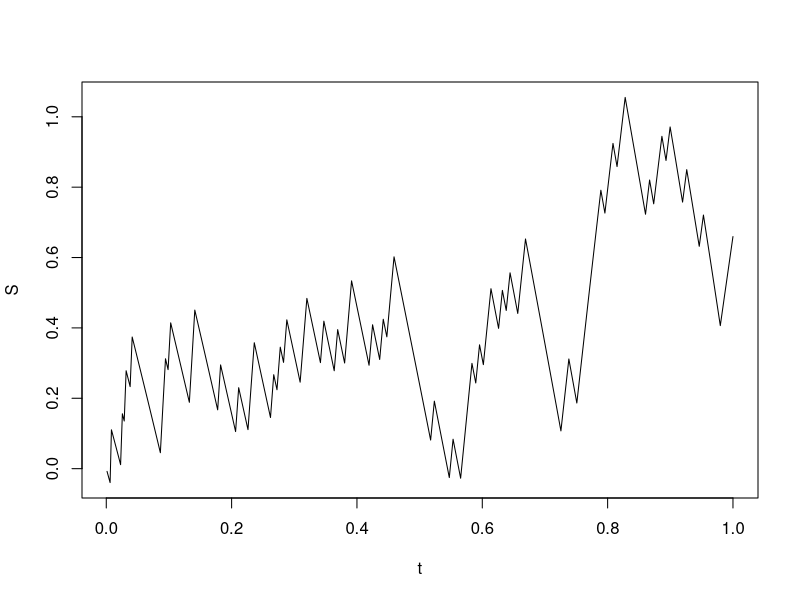

Write R code to recreate this figure.
#We use birth weight data in the MASS package and an exemplary #model for predicting #low birth weight

library(MASS)
data("birthwt")

pi <- 1/(1+exp(-(2.15-0.050*birthwt$age-0.015*birthwt$lwt)))

o <- order(pi)
pi <- pi[o]
Y <- birthwt$low[o]

T <- sum(pi*(1-pi))
t <- 1/T*cumsum(pi*(1-pi))
S <- 1/sqrt(T)*cumsum(Y-pi)

plot(t,S, type='l')

Sn <- S[length(S)]
S__ <- max(S-t*Sn) #This is $**, the test statistics of the bridge test

p1 <- 2*pnorm(-abs(Sn))

#Using ks.test implementation to generate pKolmogorov
#In R, 100 observations is enough to invoke the asymptotic #(rather than exact) test.
n_obs <- 100
d <- S__/sqrt(n_obs)
X <- seq(from=0, to=1-d, length.out=n_obs)
p2 <- ks.test(X,punif, exact=F)$p.value

#Fisher's method for generating a unified p-value
X <- -2*(log(p1)+log(p2))
p <- 1-pchisq(X,4)
